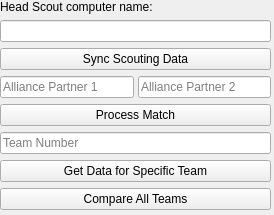
<?xml version="1.0" encoding="UTF-8"?>
<ui version="4.0">
 <class>Form</class>
 <widget class="QWidget" name="Form">
  <property name="geometry">
   <rect>
    <x>0</x>
    <y>0</y>
    <width>274</width>
    <height>215</height>
   </rect>
  </property>
  <property name="sizePolicy">
   <sizepolicy hsizetype="Fixed" vsizetype="Fixed">
    <horstretch>0</horstretch>
    <verstretch>0</verstretch>
   </sizepolicy>
  </property>
  <property name="windowTitle">
   <string>Form</string>
  </property>
  <widget class="QWidget" name="verticalLayoutWidget">
   <property name="geometry">
    <rect>
     <x>0</x>
     <y>0</y>
     <width>271</width>
     <height>211</height>
    </rect>
   </property>
   <layout class="QVBoxLayout" name="verticalLayout">
    <item>
     <widget class="QLabel" name="label">
      <property name="sizePolicy">
       <sizepolicy hsizetype="Preferred" vsizetype="Maximum">
        <horstretch>0</horstretch>
        <verstretch>0</verstretch>
       </sizepolicy>
      </property>
      <property name="text">
       <string>Head Scout computer name:</string>
      </property>
     </widget>
    </item>
    <item>
     <widget class="QLineEdit" name="servername">
      <property name="sizePolicy">
       <sizepolicy hsizetype="Ignored" vsizetype="Fixed">
        <horstretch>0</horstretch>
        <verstretch>0</verstretch>
       </sizepolicy>
      </property>
      <property name="text">
       <string/>
      </property>
     </widget>
    </item>
    <item>
     <widget class="QPushButton" name="getdata">
      <property name="text">
       <string>Sync Scouting Data</string>
      </property>
     </widget>
    </item>
    <item>
     <layout class="QHBoxLayout" name="horizontalLayout">
      <property name="spacing">
       <number>4</number>
      </property>
      <property name="sizeConstraint">
       <enum>QLayout::SetDefaultConstraint</enum>
      </property>
      <property name="topMargin">
       <number>0</number>
      </property>
      <item>
       <widget class="QLineEdit" name="team1">
        <property name="placeholderText">
         <string>Alliance Partner 1</string>
        </property>
       </widget>
      </item>
      <item>
       <widget class="QLineEdit" name="team2">
        <property name="sizePolicy">
         <sizepolicy hsizetype="Expanding" vsizetype="Fixed">
          <horstretch>0</horstretch>
          <verstretch>0</verstretch>
         </sizepolicy>
        </property>
        <property name="placeholderText">
         <string>Alliance Partner 2</string>
        </property>
       </widget>
      </item>
     </layout>
    </item>
    <item>
     <widget class="QPushButton" name="processmatch">
      <property name="text">
       <string>Process Match</string>
      </property>
     </widget>
    </item>
    <item>
     <widget class="QLineEdit" name="team">
      <property name="text">
       <string/>
      </property>
      <property name="placeholderText">
       <string>Team Number</string>
      </property>
     </widget>
    </item>
    <item>
     <widget class="QPushButton" name="processteam">
      <property name="text">
       <string>Get Data for Specific Team</string>
      </property>
     </widget>
    </item>
    <item>
     <widget class="QPushButton" name="compare">
      <property name="text">
       <string>Compare All Teams</string>
      </property>
     </widget>
    </item>
   </layout>
  </widget>
 </widget>
 <resources/>
 <connections/>
</ui>
